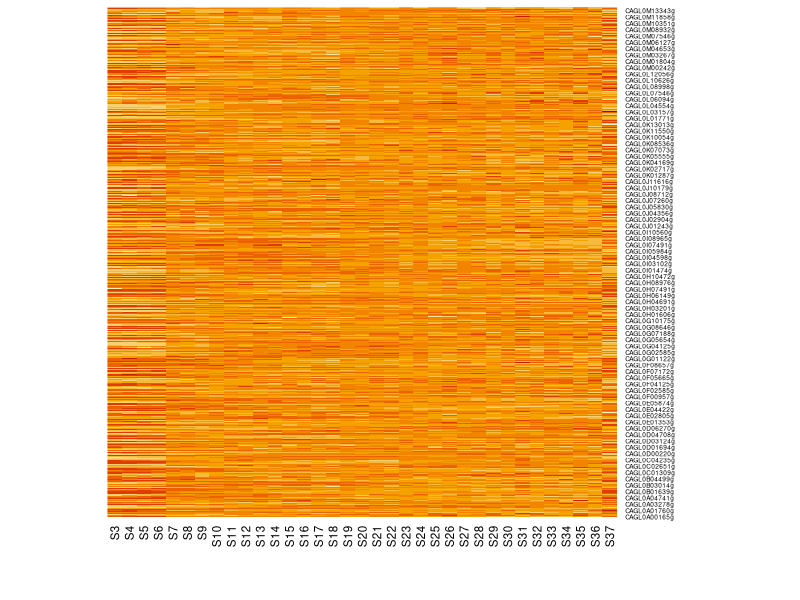

Write R code to recreate this figure. (Note: this script raises an error after producing the figure.)
## ---- chunk 1
##prelims
setwd("data/")  
orig_normalized_counts<-read.table(file = 'Ex009_normalized_log2_read_counts.tsv', sep = '\t', header = TRUE)
orig_raw_counts<-read.table(file = 'Ex009_reads_per_transcript_filtered_2018-12-02.txt', sep = '\t', header = TRUE)

##subsets the data (removes gene and prime rows)
##used multiple times
myvars <- c("S3", "S4", "S5", "S6", "S7", "S8", "S9", "S10", "S11", "S12", "S13", "S14", "S15", "S16", "S17", "S18", "S19", "S20", "S21", "S22", "S23", "S24", "S25", "S26", "S27", "S28", "S29", "S30", "S31", "S32", "S33", "S34", "S35", "S36", "S37")
normalized_counts <- orig_normalized_counts[myvars]

##IMPORANT CODE FOR LATER PROJECTS (sets rownames of normalized_counts as the values in the gene column of orig_normalized_counts)
rownames(normalized_counts) <- orig_normalized_counts$gene

##heatmap
heatmap(as.matrix(normalized_counts), Colv = NA, Rowv = NA)

##this heatmap has data of ~5000 genes, and not all of them are related to pho4. 
##In order to make sense of the data, the data should be subset to only show pho4-related genes

##only pho4 genes dataset
CglabPHO4WT<-C_glabrataGRP_Phosphate_Genes_7302020
rm(C_glabrataGRP_Phosphate_Genes_7302020)

##formatting and subsetting this new dataset
reduced_normalized_counts<-CglabPHO4WT[myvars]
rownames(reduced_normalized_counts) <- CglabPHO4WT$gene

##heatmap
heatmap(as.matrix(reduced_normalized_counts), Colv = NA, Rowv = NA)

##this is a weird heatmap, and I can't really see any correlations... need to ask about this
